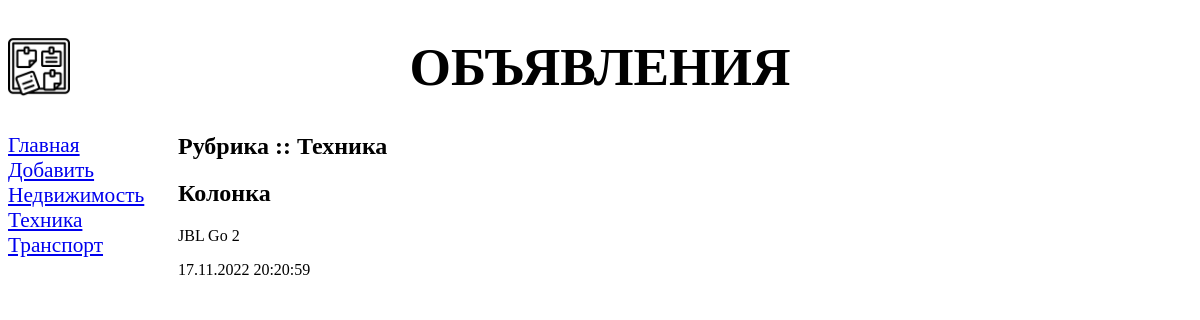
/bboard/3/, run on the app's committed database.
### bboard/models.py (models this page shows, shortened)
class Rubric(models.Model):
    name = models.CharField(max_length=20, db_index=True, verbose_name='Название')
    class Meta:
        verbose_name_plural = 'Рубрики'
        verbose_name = 'Рубрика'
        ordering = ['name']

class Bb(models.Model):
    KINDS = (
        (None, 'Выберите тип публикуемого объявления'),
        ('b', 'Куплю'),
        ('s', 'Продам'),
        ('c', 'Обменяю'),
    )
    kind = models.CharField(max_length=1, choices=KINDS, blank=True, verbose_name='Тип')
    title = models.CharField(max_length=50, verbose_name='Товар')
    content = models.TextField(null=True, blank=True, verbose_name='Описание')
    price = models.FloatField(null=True, blank=True, verbose_name='Цена')
    published = models.DateTimeField(auto_now_add=True, db_index=True, verbose_name='Опубликовано')
    rubric = models.ForeignKey('Rubric', null=True, on_delete=models.PROTECT, verbose_name='Рубрика')
    class Meta:
        verbose_name_plural = 'Объявления'
        verbose_name = 'Объявление'
        ordering = ['-published']

### bboard/views.py (the view)
# urls.py: path('<int:rubric_id>/', by_rubric, name='by_rubric'),
def by_rubric(request, rubric_id):
    bbs = Bb.objects.filter(rubric=rubric_id)
    rubrics = Rubric.objects.all()
    current_rubric = Rubric.objects.get(pk=rubric_id)
    context = {'bbs': bbs, 'rubrics': rubrics, 'current_rubric': current_rubric}
    return render(request, 'bboard/by_rubric.html', context)

### bboard/templates/bboard/by_rubric.html (shortened to what this page needs)
{% extends "layout/basic.html" %}
{% block content %}
<h2>Рубрика :: {{ current_rubric.name }}</h2>
{% for bb in bbs %}
<div>
    <h2>{{ bb.title }}</h2>
    <p>{{ bb.content }}</p>
    <p>{{ bb.published|date:"d.m.Y H:i:s" }}</p>
</div>
{% endfor %}
{% endblock %}

### bboard/templates/layout/basic.html (shortened to what this page needs)
{% load static %}
<!DOCTYPE html>
<html lang="en">
<head>
    <link rel="stylesheet" type="text/css" href="{% static 'bboard/style.css' %}">
</head>
<body>
<header>
    <h1>Объявления</h1>
</header>
<nav>
    <a href="{% url 'index' %}">Главная</a>
    <a href="{% url 'add' %}">Добавить</a>
    {% for rubric in rubrics %}
    <a href="{% url 'by_rubric' rubric.pk %}">{{ rubric.name }}</a>
    {% endfor %}
</nav>
<section>
    {% block content %}
    {% endblock %}
</section>
</body>
</html>

### bboard/static/bboard/style.css (style rules this page uses)
header h1 { font-size: 40pt; text-transform: uppercase; text-align: center; background: url('bg.jpg') left / auto 100% no-repeat; }
nav { font-size: 16pt; width: 150px; float: left; }
nav a { display: block; margin: 10 px 0 px; }
section { margin-left: 170px; }

### data on the page
Rubric: name "Недвижимость"
Rubric: name "Техника"
Rubric: name "Транспорт"
Bb: title "Колонка", content "JBL Go 2", published "17.11.2022 20:20:59"
